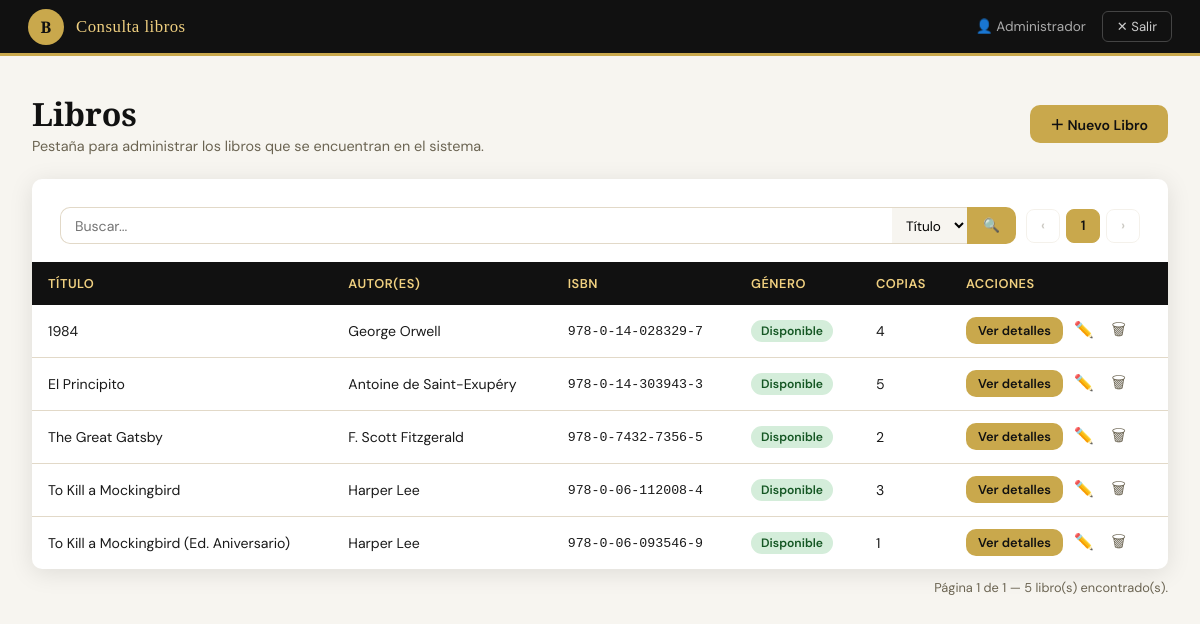
/index.php?action=catalogo (signed in), run on the app's committed database.
### tables this page shows
CREATE TABLE IF NOT EXISTS Libros (
    ISBN            VARCHAR(20)     PRIMARY KEY,
    Titulo          VARCHAR(255)    NOT NULL,
    Autor           VARCHAR(255)    NOT NULL,
    Editorial       VARCHAR(150)    NOT NULL,
    Sinopsis        TEXT,
    AnioPublicacion YEAR            NOT NULL,
    NumeroPaginas   INT             NOT NULL,
    Precio          DECIMAL(10,2)   NOT NULL,
    Ubicacion       VARCHAR(100)    NOT NULL,
    NumeroCopias    INT             NOT NULL DEFAULT 1,
    Categoria       VARCHAR(100)    NOT NULL,
    FechaRegistro   DATETIME        NOT NULL DEFAULT CURRENT_TIMESTAMP,
    Estado          ENUM('disponible','prestado','mantenimiento','perdido')
                                    NOT NULL DEFAULT 'disponible',
    INDEX idx_titulo (Titulo(50)),
    INDEX idx_autor  (Autor(50))
);

### controllers/LibroController.php (called while the page is built, shortened)
<?php
require_once __DIR__ . '/../models/LibroModel.php';
class LibroController {
    private LibroModel $model;
    public function __construct() {
        $this->model = new LibroModel();
    }
    public function catalogo(): void {
        $pagina = max(1, (int)($_GET['pagina'] ?? 1));
        $filtro = trim($_GET['filtro'] ?? '');
        $campo  = $_GET['campo'] ?? '';
        $libros = $this->model->getCatalogo($pagina, $filtro, $campo);
        $total  = $this->model->getTotalLibros($filtro, $campo);
        $totalPaginas = (int) ceil($total / 10) ?: 1;
        require __DIR__ . '/../views/libros/catalogo.php';
    }
}

### config/db.php (called while the page is built)
<?php
function getDB(): PDO {
    $host     = getenv('DB_HOST')     ?: 'localhost';
    $port     = getenv('DB_PORT')     ?: '3306';
    $dbname   = getenv('DB_NAME')     ?: 'olp300';
    $user     = getenv('DB_USER')     ?: 'root';
    $password = getenv('DB_PASSWORD') ?: '';
    $dsn = "mysql:host=$host;port=$port;dbname=$dbname;charset=utf8mb4";
    try {
        $pdo = new PDO($dsn, $user, $password, [
            PDO::ATTR_ERRMODE            => PDO::ERRMODE_EXCEPTION,
            PDO::ATTR_DEFAULT_FETCH_MODE => PDO::FETCH_ASSOC,
            PDO::ATTR_EMULATE_PREPARES   => false,
        ]);
        return $pdo;
    } catch (PDOException $e) {
        error_log('DB Connection error: ' . $e->getMessage());
        die(json_encode(['error' => 'Error de conexión a la base de datos.']));
    }
}

### models/LibroModel.php (called while the page is built, shortened)
<?php
require_once __DIR__ . '/../config/db.php';
class LibroModel {
    private PDO $db;
    private int $porPagina = 10;
    public function __construct() {
        $this->db = getDB();
    }
    public function getCatalogo(int $pagina = 1, string $filtro = '', string $campo = ''): array {
        $offset = ($pagina - 1) * $this->porPagina;
        $params = [];
        $where  = '';
        $stmt = $this->db->prepare(
            "SELECT ISBN, Titulo, Autor, Editorial, Categoria, NumeroCopias, Estado
               FROM Libros
             $where
             ORDER BY Titulo ASC
             LIMIT :limit OFFSET :offset"
        );
        $stmt->bindValue(':limit',  $this->porPagina, PDO::PARAM_INT);
        $stmt->bindValue(':offset', $offset,          PDO::PARAM_INT);
        $stmt->execute();
        return $stmt->fetchAll();
    }
    public function getTotalLibros(string $filtro = '', string $campo = ''): int {
        $params = [];
        $where  = '';
        $stmt = $this->db->prepare("SELECT COUNT(*) FROM Libros $where");
        $stmt->execute($params);
        return (int) $stmt->fetchColumn();
    }
}

### views/libros/catalogo.php (the view, shortened to what this page needs)
<!DOCTYPE html>
<html lang="es">
<head>
  <link rel="stylesheet" href="public/css/style.css">
</head>
<body>
<header class="topbar">
  <div class="topbar__brand">
    <div class="topbar__logo">B</div>
    <span class="topbar__title">Consulta libros</span>
  </div>
  <nav class="topbar__nav">
    <span class="topbar__user">👤 <?= htmlspecialchars($_SESSION['nombre'] ?? '') ?></span>
    <a href="index.php?action=logout" class="btn-exit">✕ Salir</a>
  </nav>
</header>
<main class="page">
  <div class="page-header">
    <div>
      <h1>Libros</h1>
      <p class="page-subtitle">Pestaña para administrar los libros que se encuentran en el sistema.</p>
    </div>
    <a href="index.php?action=nuevo" class="btn btn-primary">＋ Nuevo Libro</a>
  </div>
  <div class="card">
    <div class="card-body" style="padding-bottom: 0;">
      <form method="GET" action="index.php" class="toolbar">
        <div class="toolbar__search">
          <input
            type="text"
            name="filtro"
            value="<?= htmlspecialchars($filtro) ?>"
            placeholder="Buscar...">
          <select name="campo">
            <option value="Titulo" <?= $campo === 'Titulo' ? 'selected' : '' ?>>Título</option>
          </select>
          <button type="submit">🔍</button>
        </div>
        <div class="pagination">
          <?php
            $prevURL = "index.php?action=catalogo&pagina=" . ($pagina - 1) . "&filtro=" . urlencode($filtro) . "&campo=" . urlencode($campo);
            $nextURL = "index.php?action=catalogo&pagina=" . ($pagina + 1) . "&filtro=" . urlencode($filtro) . "&campo=" . urlencode($campo);
          ?>
          <a href="<?= $prevURL ?>" class="<?= $pagina <= 1 ? 'disabled' : '' ?>">‹</a>
          <span class="active"><?= $pagina ?></span>
          <a href="<?= $nextURL ?>" class="<?= $pagina >= $totalPaginas ? 'disabled' : '' ?>">›</a>
        </div>
      </form>
    </div>
    <div class="table-wrap">
      <table>
        <thead>
          <tr>
            <th>Título</th>
            <th>Autor(es)</th>
            <th>ISBN</th>
            <th>Género</th>
            <th>Copias</th>
            <th>Acciones</th>
          </tr>
        </thead>
        <tbody>
          <?php if (empty($libros)): ?>
            <tr><td colspan="6" style="text-align:center;color:var(--text-muted);padding:32px;">
              No se encontraron libros.
            </td></tr>
          <?php else: ?>
            <?php foreach ($libros as $libro): ?>
            <tr>
              <td><?= htmlspecialchars($libro['Titulo']) ?></td>
              <td><?= htmlspecialchars($libro['Autor'])  ?></td>
              <td style="font-family:monospace;font-size:.83rem;"><?= htmlspecialchars($libro['ISBN']) ?></td>
              <td><span class="badge badge-<?= $libro['Estado'] ?>"><?= $libro['Estado'] ?></span></td>
              <td><?= (int)$libro['NumeroCopias'] ?></td>
              <td>
                <a href="index.php?action=detalles&isbn=<?= urlencode($libro['ISBN']) ?>"
                   class="btn btn-sm btn-primary" title="Ver detalles">Ver detalles</a>
                <a href="index.php?action=editar&isbn=<?= urlencode($libro['ISBN']) ?>"
                   class="btn-icon" title="Editar">✏️</a>
                <a href="index.php?action=eliminar&isbn=<?= urlencode($libro['ISBN']) ?>"
                   class="btn-icon danger" title="Eliminar">🗑</a>
              </td>
            </tr>
            <?php endforeach; ?>
          <?php endif; ?>
        </tbody>
      </table>
    </div>
  </div>
  <p style="text-align:right;margin-top:10px;font-size:.80rem;color:var(--text-muted);">
    Página <?= $pagina ?> de <?= $totalPaginas ?> — <?= $total ?> libro(s) encontrado(s).
  </p>
</main>
</body>
</html>

### data on the page
libros: Titulo "1984", Autor "George Orwell", ISBN "978-0-14-028329-7", Estado "Disponible", NumeroCopias "4"
libros: Titulo "El Principito", Autor "Antoine de Saint-Exupéry", ISBN "978-0-14-303943-3", Estado "Disponible", NumeroCopias "5"
libros: Titulo "The Great Gatsby", Autor "F. Scott Fitzgerald", ISBN "978-0-7432-7356-5", Estado "Disponible", NumeroCopias "2"
libros: Titulo "To Kill a Mockingbird", Autor "Harper Lee", ISBN "978-0-06-112008-4", Estado "Disponible", NumeroCopias "3"
libros: Titulo "To Kill a Mockingbird (Ed. Aniversario)", Autor "Harper Lee", ISBN "978-0-06-093546-9", Estado "Disponible", NumeroCopias "1"

### other printed values
$_SESSION['nombre'] "Administrador"
$pagina "1"
$totalPaginas "1"
$total "5"
